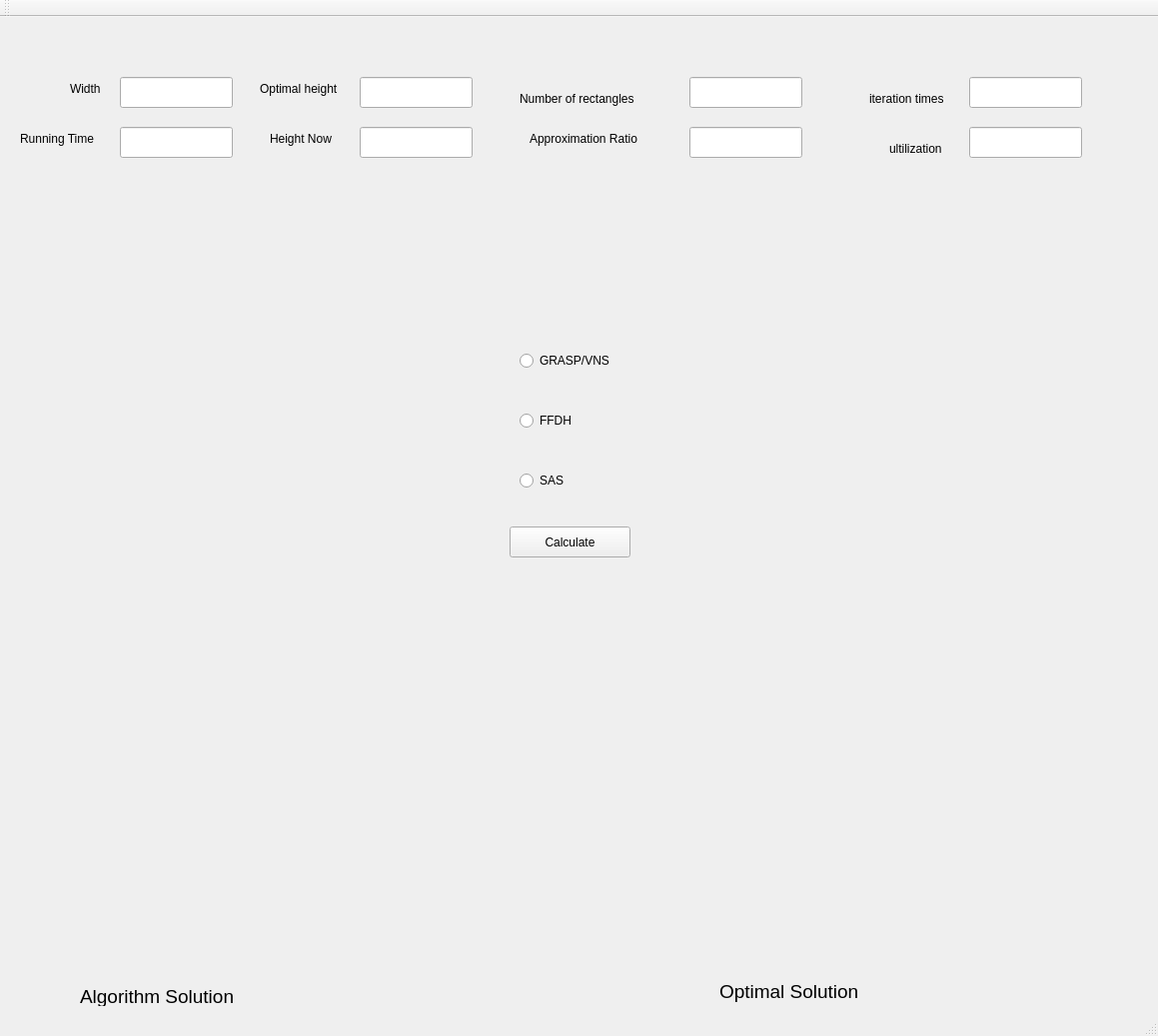
<?xml version="1.0" encoding="UTF-8"?>
<ui version="4.0">
 <class>TexturePackingClass</class>
 <widget class="QMainWindow" name="TexturePackingClass">
  <property name="geometry">
   <rect>
    <x>0</x>
    <y>0</y>
    <width>1159</width>
    <height>1037</height>
   </rect>
  </property>
  <property name="windowTitle">
   <string>TexturePacking</string>
  </property>
  <widget class="QWidget" name="centralWidget">
   <widget class="QLineEdit" name="WidthEdit">
    <property name="geometry">
     <rect>
      <x>120</x>
      <y>60</y>
      <width>113</width>
      <height>31</height>
     </rect>
    </property>
   </widget>
   <widget class="QLineEdit" name="OptimalHeightEdit">
    <property name="geometry">
     <rect>
      <x>360</x>
      <y>60</y>
      <width>113</width>
      <height>31</height>
     </rect>
    </property>
   </widget>
   <widget class="QLineEdit" name="NumEdit">
    <property name="geometry">
     <rect>
      <x>690</x>
      <y>60</y>
      <width>113</width>
      <height>31</height>
     </rect>
    </property>
   </widget>
   <widget class="QLineEdit" name="IterEdit">
    <property name="geometry">
     <rect>
      <x>970</x>
      <y>60</y>
      <width>113</width>
      <height>31</height>
     </rect>
    </property>
   </widget>
   <widget class="QLabel" name="label_1">
    <property name="geometry">
     <rect>
      <x>70</x>
      <y>60</y>
      <width>41</width>
      <height>24</height>
     </rect>
    </property>
    <property name="font">
     <font>
      <family>Arial</family>
     </font>
    </property>
    <property name="text">
     <string>Width</string>
    </property>
   </widget>
   <widget class="QLabel" name="label_2">
    <property name="geometry">
     <rect>
      <x>260</x>
      <y>60</y>
      <width>81</width>
      <height>24</height>
     </rect>
    </property>
    <property name="font">
     <font>
      <family>Arial</family>
      <pointsize>9</pointsize>
     </font>
    </property>
    <property name="text">
     <string>Optimal height</string>
    </property>
   </widget>
   <widget class="QLabel" name="label_3">
    <property name="geometry">
     <rect>
      <x>520</x>
      <y>70</y>
      <width>131</width>
      <height>24</height>
     </rect>
    </property>
    <property name="font">
     <font>
      <family>Arial</family>
     </font>
    </property>
    <property name="text">
     <string>Number of rectangles</string>
    </property>
   </widget>
   <widget class="QLabel" name="label_4">
    <property name="geometry">
     <rect>
      <x>870</x>
      <y>70</y>
      <width>81</width>
      <height>24</height>
     </rect>
    </property>
    <property name="font">
     <font>
      <family>Arial</family>
     </font>
    </property>
    <property name="text">
     <string>iteration times</string>
    </property>
   </widget>
   <widget class="QPushButton" name="calculateButton">
    <property name="geometry">
     <rect>
      <x>510</x>
      <y>510</y>
      <width>121</width>
      <height>31</height>
     </rect>
    </property>
    <property name="font">
     <font>
      <family>Arial</family>
     </font>
    </property>
    <property name="text">
     <string>Calculate</string>
    </property>
   </widget>
   <widget class="QLineEdit" name="TimeEdit">
    <property name="geometry">
     <rect>
      <x>120</x>
      <y>110</y>
      <width>113</width>
      <height>31</height>
     </rect>
    </property>
   </widget>
   <widget class="QLineEdit" name="HeightEdit">
    <property name="geometry">
     <rect>
      <x>360</x>
      <y>110</y>
      <width>113</width>
      <height>31</height>
     </rect>
    </property>
   </widget>
   <widget class="QLineEdit" name="RatioEdit">
    <property name="geometry">
     <rect>
      <x>690</x>
      <y>110</y>
      <width>113</width>
      <height>31</height>
     </rect>
    </property>
   </widget>
   <widget class="QLabel" name="label">
    <property name="geometry">
     <rect>
      <x>20</x>
      <y>110</y>
      <width>91</width>
      <height>24</height>
     </rect>
    </property>
    <property name="font">
     <font>
      <family>Arial</family>
     </font>
    </property>
    <property name="text">
     <string>Running Time</string>
    </property>
   </widget>
   <widget class="QLabel" name="label_5">
    <property name="geometry">
     <rect>
      <x>270</x>
      <y>110</y>
      <width>71</width>
      <height>24</height>
     </rect>
    </property>
    <property name="font">
     <font>
      <family>Arial</family>
     </font>
    </property>
    <property name="text">
     <string>Height Now</string>
    </property>
   </widget>
   <widget class="QLabel" name="label_6">
    <property name="geometry">
     <rect>
      <x>530</x>
      <y>110</y>
      <width>121</width>
      <height>24</height>
     </rect>
    </property>
    <property name="font">
     <font>
      <family>Arial</family>
     </font>
    </property>
    <property name="text">
     <string>Approximation Ratio</string>
    </property>
   </widget>
   <widget class="QRadioButton" name="Algorithm_1">
    <property name="geometry">
     <rect>
      <x>520</x>
      <y>330</y>
      <width>101</width>
      <height>28</height>
     </rect>
    </property>
    <property name="font">
     <font>
      <family>Arial</family>
     </font>
    </property>
    <property name="text">
     <string>GRASP/VNS</string>
    </property>
   </widget>
   <widget class="QRadioButton" name="Algorithm_2">
    <property name="geometry">
     <rect>
      <x>520</x>
      <y>390</y>
      <width>71</width>
      <height>28</height>
     </rect>
    </property>
    <property name="font">
     <font>
      <family>Arial</family>
     </font>
    </property>
    <property name="text">
     <string>FFDH</string>
    </property>
   </widget>
   <widget class="QRadioButton" name="Algorithm_3">
    <property name="geometry">
     <rect>
      <x>520</x>
      <y>450</y>
      <width>61</width>
      <height>28</height>
     </rect>
    </property>
    <property name="font">
     <font>
      <family>Arial</family>
     </font>
    </property>
    <property name="text">
     <string>SAS</string>
    </property>
   </widget>
   <widget class="QLabel" name="label_7">
    <property name="geometry">
     <rect>
      <x>80</x>
      <y>970</y>
      <width>161</width>
      <height>20</height>
     </rect>
    </property>
    <property name="font">
     <font>
      <family>Arial</family>
      <pointsize>14</pointsize>
     </font>
    </property>
    <property name="text">
     <string>Algorithm Solution</string>
    </property>
   </widget>
   <widget class="QLabel" name="label_8">
    <property name="geometry">
     <rect>
      <x>720</x>
      <y>960</y>
      <width>141</width>
      <height>31</height>
     </rect>
    </property>
    <property name="font">
     <font>
      <family>Arial</family>
      <pointsize>14</pointsize>
     </font>
    </property>
    <property name="text">
     <string>Optimal Solution</string>
    </property>
   </widget>
   <widget class="QLabel" name="label_9">
    <property name="geometry">
     <rect>
      <x>890</x>
      <y>120</y>
      <width>61</width>
      <height>24</height>
     </rect>
    </property>
    <property name="font">
     <font>
      <family>Arial</family>
     </font>
    </property>
    <property name="text">
     <string>ultilization</string>
    </property>
   </widget>
   <widget class="QLineEdit" name="UltilizationEdit">
    <property name="geometry">
     <rect>
      <x>970</x>
      <y>110</y>
      <width>113</width>
      <height>31</height>
     </rect>
    </property>
   </widget>
  </widget>
  <widget class="QMenuBar" name="menuBar">
   <property name="geometry">
    <rect>
     <x>0</x>
     <y>0</y>
     <width>1159</width>
     <height>23</height>
    </rect>
   </property>
  </widget>
  <widget class="QToolBar" name="mainToolBar">
   <attribute name="toolBarArea">
    <enum>TopToolBarArea</enum>
   </attribute>
   <attribute name="toolBarBreak">
    <bool>false</bool>
   </attribute>
  </widget>
  <widget class="QStatusBar" name="statusBar"/>
 </widget>
 <layoutdefault spacing="6" margin="11"/>
 <resources>
  <include location="TexturePacking.qrc"/>
 </resources>
 <connections/>
</ui>
